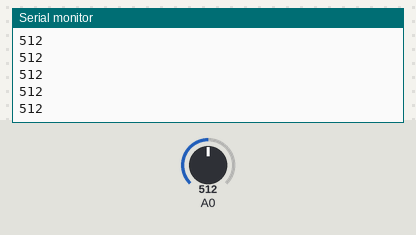
Bench run of a sketch on a simulated Arduino Uno, built with avr-gcc and run on an emulated ATmega328P. On the bench: the last lines printed to the serial monitor. The test bench sets the inputs (shaded band); at power-on: A0 = 512.

Above: at 1.2 s.
1.3 s: A0 set to 716
At 1.31 s:
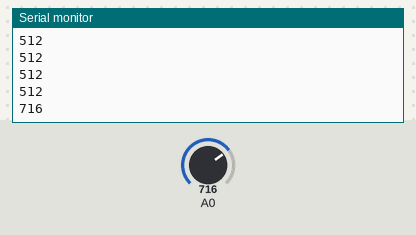
2.8 s: A0 set to 900
At 2.81 s:
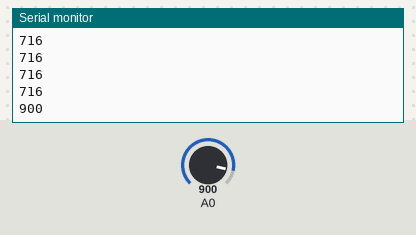
Timing chart, 0 to 5.8 s (numbered marks = the images above; inputs shaded):
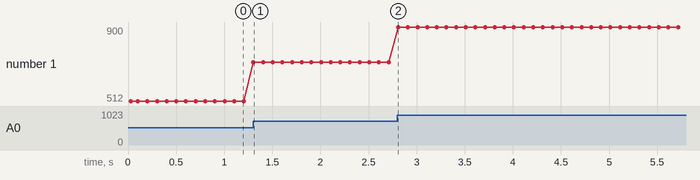

The sketch:

Test_ADC.ino
```cpp
int sensorValue;
void setup()
{
  Serial.begin(9600);  // sets the serial port to 9600
  Serial.println("Sensor humedad TEMPT6000");
}

void loop()
{
  sensorValue = analogRead(0);       // read analog input pin 0
  Serial.println(sensorValue);  // prints the value read
  delay(100);
  // wait 100ms for next reading
    }
```

Measured:
- after the input at 1.3 s, the serial monitor: prints a new line at once (image 1)
- after the input at 2.8 s, the serial monitor: prints a new line at once (image 2)
- plotted number 1: 512 → 716 after the input at 1.3 s, 716 → 900 after the input at 2.8 s
